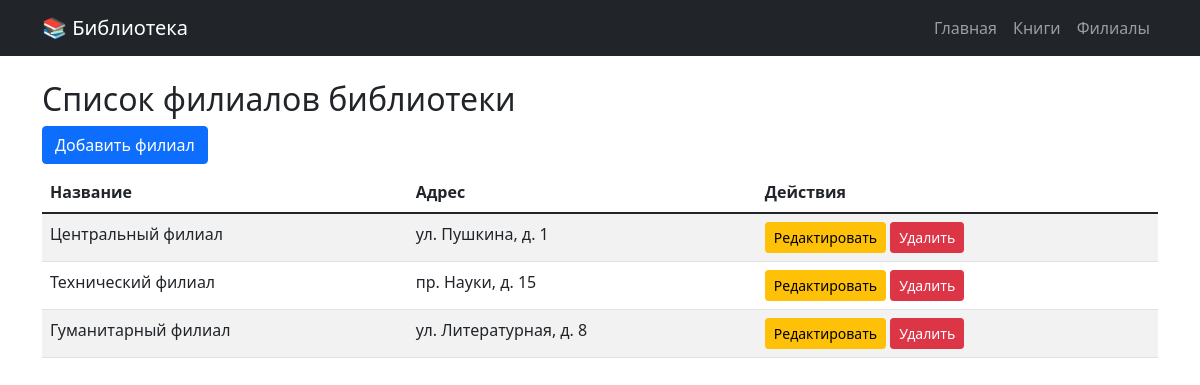
The page /branches/ on the database its author committed.
### app/models.py (models this page shows, shortened)
class Branch(db.Model):
    id = db.Column(db.Integer, primary_key=True)
    name = db.Column(db.String(200), nullable=False, unique=True, index=True)
    location = db.Column(db.String(500), nullable=False)
    books = db.relationship('Book', back_populates='branch', lazy='dynamic')
    created_at = db.Column(db.DateTime, default=datetime.utcnow)
    updated_at = db.Column(db.DateTime, default=datetime.utcnow, onupdate=datetime.utcnow)

### app/branches/views.py (the view)
@bp.route('/')
def list():
    branches = Branch.query.all()
    return render_template('branches/list.html', branches=branches, title='Список филиалов')

### app/templates/branches/list.html
{% extends "base.html" %}
{% block content %}
<h2>Список филиалов библиотеки</h2>
<a href="{{ url_for('branches.add') }}" class="btn btn-primary mb-2">Добавить филиал</a>
<table class="table table-striped">
    <thead>
        <tr>
            <th>Название</th>
            <th>Адрес</th>
            <th>Действия</th>
        </tr>
    </thead>
    <tbody>
    {% for branch in branches %}
        <tr>
            <td>{{ branch.name }}</td>
            <td>{{ branch.location }}</td>
            <td>
                <a href="{{ url_for('branches.edit', id=branch.id) }}" class="btn btn-sm btn-warning">Редактировать</a>
                <a href="{{ url_for('branches.delete', id=branch.id) }}" class="btn btn-sm btn-danger"
                   onclick="return confirm('Вы точно хотите удалить филиал?');">Удалить</a>
            </td>
        </tr>
    {% endfor %}
    </tbody>
</table>
{% endblock %}

### rows shown on the page
Branch: name "Центральный филиал", location "ул. Пушкина, д. 1"
Branch: name "Технический филиал", location "пр. Науки, д. 15"
Branch: name "Гуманитарный филиал", location "ул. Литературная, д. 8"
